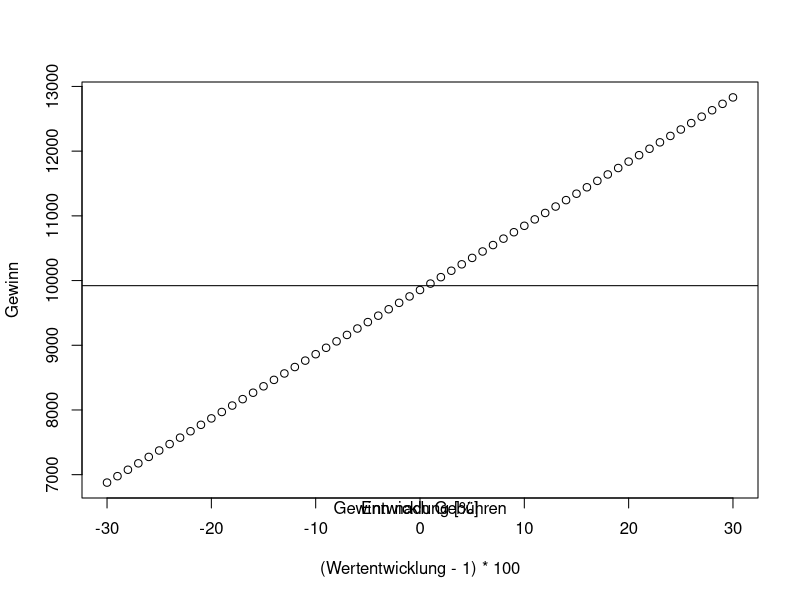

Source code (R):
## ---- chunk 1
knitr::opts_chunk$set(echo = TRUE)
## ---- chunk 2
entgelte <- function(invest)
{
  # Die Provision für eine Inlandsorder setzt sich aus einem Grundentgelt von 4,90 Euro zzgl. 0,25 % 
  # des Ordervolumens zusammen.
  # Wir berechnen mindestens 9,90 Euro (bis 2.000 Euro Ordervolumen), maximal 59,90 Euro. 
  # Zusätzlich fällt ein börsenplatzabhängiges Entgelt an. Dieses beträgt am Börsenplatz Xetra 0,0015 %, 
  # mindestens 1,50 Euro, an den übrigen Börsen 0,0025 %, mindestens 2,50 Euro. 
  # Neben den berechneten Entgelten und Provisionen weisen wir zusätzlich fremde Kosten (wie z. B. 
  # Maklercourtage) in der Wertpapierabrechnung aus.
  s <- 4.9       # fixer sockelbetrag
  perc <- 0.0025 # prozentual
  
  res <- s + perc*invest
  res <- max(9.9, res)
  res <- min(59.9, res)
  return(res)
}

Invest_orig <- 9920.90
Wertentwicklung <- seq(from = 0.7, to = 1.3, by = 0.01)
#Entgelte <- 29.70

Invest_result <- Invest_orig*Wertentwicklung
EntgelteInProzent <- (entgelte(Invest_result) + entgelte(Invest_orig))/Invest_orig * 100

Gewinn <- Invest_result - entgelte(Invest_result) - entgelte(Invest_orig)
## ---- chunk 3
plot(x=(Wertentwicklung-1)*100, y = Gewinn)
abline(h=Invest_orig)
mtext("Entwicklung [%]", side=1)
mtext("Gewinn nach Gebühren", side=1)
